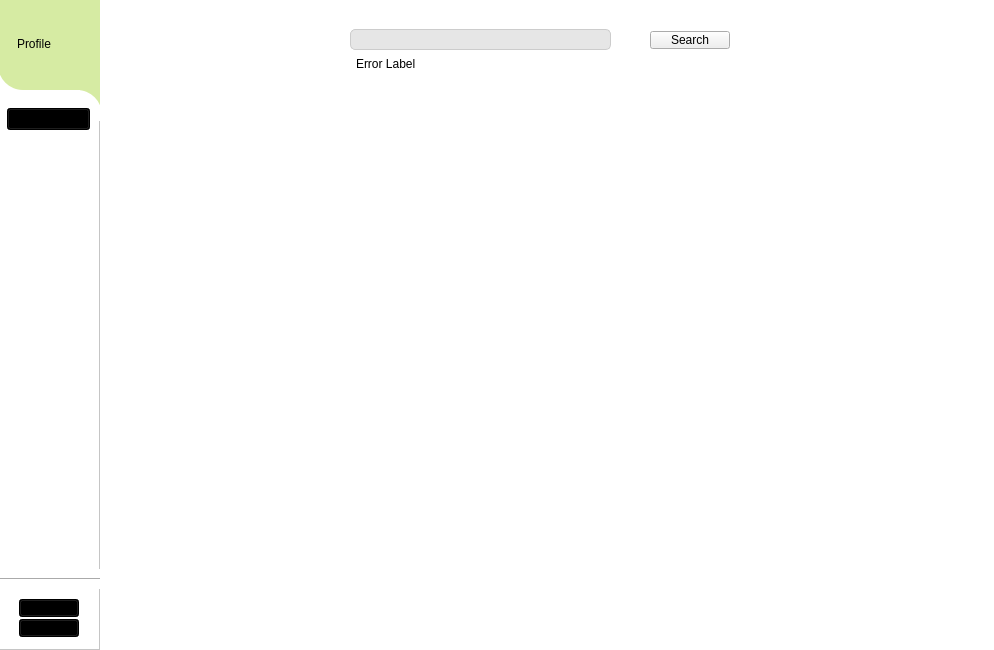
<?xml version="1.0" encoding="UTF-8"?>
<ui version="4.0">
 <class>MainWindow</class>
 <widget class="QMainWindow" name="MainWindow">
  <property name="geometry">
   <rect>
    <x>0</x>
    <y>0</y>
    <width>994</width>
    <height>650</height>
   </rect>
  </property>
  <property name="windowTitle">
   <string>MainWindow</string>
  </property>
  <property name="styleSheet">
   <string notr="true">QMainWindow {
	
	background-color: rgb(255, 255, 255);
}</string>
  </property>
  <widget class="QWidget" name="centralwidget">
   <widget class="QFrame" name="sideF">
    <property name="geometry">
     <rect>
      <x>-1</x>
      <y>-1</y>
      <width>101</width>
      <height>651</height>
     </rect>
    </property>
    <property name="styleSheet">
     <string notr="true">QFrame {
	background-color: rgb(255, 255, 255);
}
QPushButton {
	background : transparent;
}</string>
    </property>
    <property name="frameShape">
     <enum>QFrame::Shape::StyledPanel</enum>
    </property>
    <property name="frameShadow">
     <enum>QFrame::Shadow::Raised</enum>
    </property>
    <widget class="QScrollArea" name="sideUserSA">
     <property name="geometry">
      <rect>
       <x>-1</x>
       <y>100</y>
       <width>101</width>
       <height>471</height>
      </rect>
     </property>
     <property name="styleSheet">
      <string notr="true">QScrollArea {
	 border-top-right-radius: 15px;
}

QScrollArea QWidget {
	background-color: transparent;
        }
    QScrollBar:vertical {
        border: 1px solid #999999;
        background: #eeeeee;
        width: 10px;
        margin: 0px 0px 0px 0px;
    }
    QScrollBar::handle:vertical {
        background: #aaaaaa;
        min-height: 20px;
    }
    QScrollBar::up-arrow:vertical, QScrollBar::down-arrow:vertical {
        border: 1px solid black;
        width: 3px;
        height: 3px;
        background: #333333;
    }
   
</string>
     </property>
     <property name="widgetResizable">
      <bool>true</bool>
     </property>
     <widget class="QWidget" name="scrollAreaWidgetContents">
      <property name="geometry">
       <rect>
        <x>0</x>
        <y>0</y>
        <width>101</width>
        <height>471</height>
       </rect>
      </property>
      <layout class="QVBoxLayout" name="verticalLayout">
       <item>
        <widget class="QPushButton" name="sideSearchPB">
         <property name="minimumSize">
          <size>
           <width>0</width>
           <height>0</height>
          </size>
         </property>
         <property name="styleSheet">
          <string notr="true">background-color: rgb(0, 0, 0);</string>
         </property>
         <property name="text">
          <string/>
         </property>
        </widget>
       </item>
       <item>
        <spacer name="verticalSpacer">
         <property name="orientation">
          <enum>Qt::Orientation::Vertical</enum>
         </property>
         <property name="sizeHint" stdset="0">
          <size>
           <width>20</width>
           <height>40</height>
          </size>
         </property>
        </spacer>
       </item>
      </layout>
     </widget>
    </widget>
    <widget class="QPushButton" name="sideLogoutPB">
     <property name="geometry">
      <rect>
       <x>20</x>
       <y>620</y>
       <width>60</width>
       <height>18</height>
      </rect>
     </property>
     <property name="styleSheet">
      <string notr="true">background-color: rgb(0, 0, 0);</string>
     </property>
     <property name="text">
      <string/>
     </property>
    </widget>
    <widget class="QPushButton" name="sideRequestPB">
     <property name="geometry">
      <rect>
       <x>20</x>
       <y>600</y>
       <width>60</width>
       <height>18</height>
      </rect>
     </property>
     <property name="styleSheet">
      <string notr="true">background-color: rgb(0, 0, 0);</string>
     </property>
     <property name="text">
      <string/>
     </property>
    </widget>
    <widget class="Line" name="line">
     <property name="geometry">
      <rect>
       <x>0</x>
       <y>570</y>
       <width>101</width>
       <height>20</height>
      </rect>
     </property>
     <property name="styleSheet">
      <string notr="true">QHorizontalLine {
	
	color: rgb(0, 0, 0);
}</string>
     </property>
     <property name="orientation">
      <enum>Qt::Orientation::Horizontal</enum>
     </property>
    </widget>
    <widget class="QFrame" name="frame">
     <property name="geometry">
      <rect>
       <x>-1</x>
       <y>0</y>
       <width>102</width>
       <height>91</height>
      </rect>
     </property>
     <property name="styleSheet">
      <string notr="true">QFrame {
	border-bottom-left-radius : 25px;
	
	background-color: #d6eba3;
}</string>
     </property>
     <property name="frameShape">
      <enum>QFrame::Shape::StyledPanel</enum>
     </property>
     <property name="frameShadow">
      <enum>QFrame::Shadow::Raised</enum>
     </property>
     <widget class="QLabel" name="sideUserProfileLB">
      <property name="geometry">
       <rect>
        <x>19</x>
        <y>10</y>
        <width>70</width>
        <height>70</height>
       </rect>
      </property>
      <property name="styleSheet">
       <string notr="true">color: rgb(0, 0, 0);</string>
      </property>
      <property name="text">
       <string>Profile</string>
      </property>
     </widget>
    </widget>
    <widget class="QFrame" name="frame_2">
     <property name="geometry">
      <rect>
       <x>81</x>
       <y>89</y>
       <width>20</width>
       <height>31</height>
      </rect>
     </property>
     <property name="styleSheet">
      <string notr="true">	background-color: #d6eba3;
	border : none;</string>
     </property>
     <property name="frameShape">
      <enum>QFrame::Shape::StyledPanel</enum>
     </property>
     <property name="frameShadow">
      <enum>QFrame::Shadow::Raised</enum>
     </property>
    </widget>
    <widget class="QFrame" name="frame_3">
     <property name="geometry">
      <rect>
       <x>70</x>
       <y>91</y>
       <width>33</width>
       <height>31</height>
      </rect>
     </property>
     <property name="styleSheet">
      <string notr="true">border : none;	
border-top-right-radius : 25px;</string>
     </property>
     <property name="frameShape">
      <enum>QFrame::Shape::StyledPanel</enum>
     </property>
     <property name="frameShadow">
      <enum>QFrame::Shadow::Raised</enum>
     </property>
    </widget>
    <zorder>sideLogoutPB</zorder>
    <zorder>sideRequestPB</zorder>
    <zorder>line</zorder>
    <zorder>frame</zorder>
    <zorder>frame_2</zorder>
    <zorder>frame_3</zorder>
    <zorder>sideUserSA</zorder>
   </widget>
   <widget class="QStackedWidget" name="mainSV">
    <property name="geometry">
     <rect>
      <x>100</x>
      <y>0</y>
      <width>901</width>
      <height>651</height>
     </rect>
    </property>
    <property name="styleSheet">
     <string notr="true">QStackedWidget {
	
	background-image: url(:/Backgrounds/Firewatch Green Wallpaper_enhanced.jpg);
}</string>
    </property>
    <property name="currentIndex">
     <number>1</number>
    </property>
    <widget class="QWidget" name="usersPageSVP">
     <widget class="QScrollArea" name="postsSA">
      <property name="geometry">
       <rect>
        <x>30</x>
        <y>270</y>
        <width>831</width>
        <height>361</height>
       </rect>
      </property>
      <property name="styleSheet">
       <string notr="true">QScrollArea {
	background : rgba(255, 255, 255, 50);
border-radius: 10px;
}
QScrollArea QWidget {
	background : transparent;
}
    
</string>
      </property>
      <property name="widgetResizable">
       <bool>true</bool>
      </property>
      <widget class="QWidget" name="scrollAreaWidgetContents_2">
       <property name="geometry">
        <rect>
         <x>0</x>
         <y>0</y>
         <width>831</width>
         <height>361</height>
        </rect>
       </property>
       <layout class="QVBoxLayout" name="verticalLayout_2">
        <item>
         <spacer name="verticalSpacer_2">
          <property name="orientation">
           <enum>Qt::Orientation::Vertical</enum>
          </property>
          <property name="sizeHint" stdset="0">
           <size>
            <width>13</width>
            <height>322</height>
           </size>
          </property>
         </spacer>
        </item>
        <item>
         <layout class="QHBoxLayout" name="horizontalLayout">
          <item>
           <widget class="QWidget" name="widget" native="true"/>
          </item>
          <item>
           <widget class="QPushButton" name="newPostPB">
            <property name="sizePolicy">
             <sizepolicy hsizetype="Fixed" vsizetype="Fixed">
              <horstretch>0</horstretch>
              <verstretch>0</verstretch>
             </sizepolicy>
            </property>
            <property name="cursor">
             <cursorShape>PointingHandCursor</cursorShape>
            </property>
            <property name="styleSheet">
             <string notr="true">background-color: rgb(255, 255, 255);
color: rgb(0, 0, 0);</string>
            </property>
            <property name="text">
             <string>New Post</string>
            </property>
           </widget>
          </item>
         </layout>
        </item>
       </layout>
      </widget>
     </widget>
     <widget class="QFrame" name="userInformationF">
      <property name="geometry">
       <rect>
        <x>30</x>
        <y>20</y>
        <width>831</width>
        <height>231</height>
       </rect>
      </property>
      <property name="styleSheet">
       <string notr="true"> QFrame {
        border-radius: 15px;
	background-color: rgb(255, 255, 255);
    }
QLabel {
	background : transparent;
	font: 10pt &quot;Dosis&quot;;
	color: rgb(0, 0, 0);
}
QPushButton {
	background : transparent;
	border : none;
}</string>
      </property>
      <property name="frameShape">
       <enum>QFrame::Shape::StyledPanel</enum>
      </property>
      <property name="frameShadow">
       <enum>QFrame::Shadow::Raised</enum>
      </property>
      <widget class="QPushButton" name="settingPB">
       <property name="geometry">
        <rect>
         <x>830</x>
         <y>10</y>
         <width>20</width>
         <height>16</height>
        </rect>
       </property>
       <property name="cursor">
        <cursorShape>PointingHandCursor</cursorShape>
       </property>
       <property name="text">
        <string/>
       </property>
      </widget>
      <widget class="QLabel" name="userProfileLB">
       <property name="geometry">
        <rect>
         <x>20</x>
         <y>20</y>
         <width>190</width>
         <height>190</height>
        </rect>
       </property>
       <property name="text">
        <string/>
       </property>
      </widget>
      <widget class="QLabel" name="usernameLB">
       <property name="geometry">
        <rect>
         <x>270</x>
         <y>20</y>
         <width>271</width>
         <height>41</height>
        </rect>
       </property>
       <property name="text">
        <string>Username</string>
       </property>
      </widget>
      <widget class="QLabel" name="nameLB">
       <property name="geometry">
        <rect>
         <x>270</x>
         <y>60</y>
         <width>231</width>
         <height>41</height>
        </rect>
       </property>
       <property name="text">
        <string>Name</string>
       </property>
       <property name="wordWrap">
        <bool>true</bool>
       </property>
      </widget>
      <widget class="QLabel" name="userBioLB">
       <property name="geometry">
        <rect>
         <x>270</x>
         <y>110</y>
         <width>271</width>
         <height>81</height>
        </rect>
       </property>
       <property name="text">
        <string>Bio</string>
       </property>
       <property name="textFormat">
        <enum>Qt::TextFormat::PlainText</enum>
       </property>
       <property name="wordWrap">
        <bool>true</bool>
       </property>
      </widget>
     </widget>
     <zorder>userInformationF</zorder>
     <zorder>postsSA</zorder>
    </widget>
    <widget class="QWidget" name="searchSVP">
     <widget class="QPushButton" name="searchPB">
      <property name="geometry">
       <rect>
        <x>550</x>
        <y>31</y>
        <width>80</width>
        <height>18</height>
       </rect>
      </property>
      <property name="text">
       <string>Search</string>
      </property>
     </widget>
     <widget class="QLineEdit" name="searchBoxLE">
      <property name="geometry">
       <rect>
        <x>250</x>
        <y>29</y>
        <width>261</width>
        <height>21</height>
       </rect>
      </property>
      <property name="styleSheet">
       <string notr="true">QLineEdit {
	background-color: rgb(230, 230, 230);
	font: 10pt &quot;Dosis&quot;;
    border: 1px solid #cccccc;
    border-radius: 5px;
    padding: 5px;
	color: rgb(0, 0, 0);
    box-shadow: 2px 2px 5px rgba(0, 0, 0, 0.2);
}
QLineEdit:focus {
    box-shadow: 0 0 10px rgba(0, 123, 255, 0.5);
}

QLineEdit:hover {
	background-color: rgb(151, 151, 151);
}</string>
      </property>
     </widget>
     <widget class="QStackedWidget" name="searchSV">
      <property name="geometry">
       <rect>
        <x>50</x>
        <y>90</y>
        <width>801</width>
        <height>391</height>
       </rect>
      </property>
      <property name="styleSheet">
       <string notr="true">QStackedWidget {
	background : transparent;
}</string>
      </property>
      <property name="currentIndex">
       <number>0</number>
      </property>
      <widget class="QWidget" name="suggestSVP">
       <widget class="QScrollArea" name="suggestionSA">
        <property name="geometry">
         <rect>
          <x>30</x>
          <y>10</y>
          <width>761</width>
          <height>301</height>
         </rect>
        </property>
        <property name="styleSheet">
         <string notr="true">QScrollArea {
	background : rgba(255, 255, 255, 50);
border-radius: 10px;
}
QScrollArea QWidget {
	background : transparent;
}
    </string>
        </property>
        <property name="widgetResizable">
         <bool>true</bool>
        </property>
        <widget class="QWidget" name="scrollAreaWidgetContents_3">
         <property name="geometry">
          <rect>
           <x>0</x>
           <y>0</y>
           <width>761</width>
           <height>301</height>
          </rect>
         </property>
         <layout class="QHBoxLayout" name="horizontalLayout_2">
          <item>
           <spacer name="horizontalSpacer">
            <property name="orientation">
             <enum>Qt::Orientation::Horizontal</enum>
            </property>
            <property name="sizeHint" stdset="0">
             <size>
              <width>608</width>
              <height>273</height>
             </size>
            </property>
           </spacer>
          </item>
         </layout>
        </widget>
       </widget>
      </widget>
      <widget class="QWidget" name="searchAllUserSVP">
       <widget class="QScrollArea" name="searchResultSA">
        <property name="geometry">
         <rect>
          <x>10</x>
          <y>10</y>
          <width>781</width>
          <height>371</height>
         </rect>
        </property>
        <property name="styleSheet">
         <string notr="true">QScrollArea {
	background : rgba(255, 255, 255, 50);
border-radius: 10px;
}
QScrollArea QWidget {
	background : transparent;
}
    </string>
        </property>
        <property name="widgetResizable">
         <bool>true</bool>
        </property>
        <widget class="QWidget" name="scrollAreaWidgetContents_4">
         <property name="geometry">
          <rect>
           <x>0</x>
           <y>0</y>
           <width>781</width>
           <height>371</height>
          </rect>
         </property>
         <layout class="QVBoxLayout" name="verticalLayout_3">
          <item>
           <spacer name="verticalSpacer_3">
            <property name="orientation">
             <enum>Qt::Orientation::Vertical</enum>
            </property>
            <property name="sizeHint" stdset="0">
             <size>
              <width>20</width>
              <height>356</height>
             </size>
            </property>
           </spacer>
          </item>
         </layout>
        </widget>
       </widget>
      </widget>
     </widget>
     <widget class="QLabel" name="searchErrorLB">
      <property name="geometry">
       <rect>
        <x>256</x>
        <y>53</y>
        <width>301</width>
        <height>21</height>
       </rect>
      </property>
      <property name="text">
       <string>Error Label</string>
      </property>
     </widget>
    </widget>
   </widget>
   <zorder>mainSV</zorder>
   <zorder>sideF</zorder>
  </widget>
 </widget>
 <resources/>
 <connections/>
</ui>
